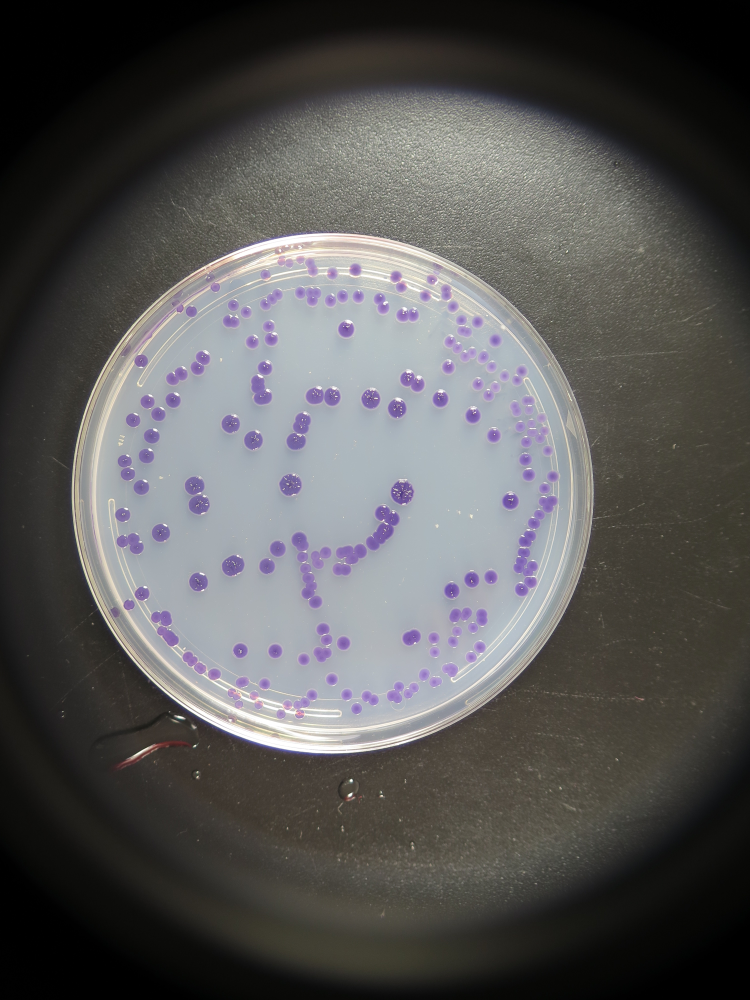
#> input picture photos/test.jpg, 3000 x 4000 px, found by its file name (shown at 1/4 size)
$ python using_scikit_image.py
#> lines starting #> are read from the running program, lines starting #| are printed output that depends on the picture
from matplotlib import pyplot as plt
from skimage import data
from skimage.feature import blob_dog, blob_log, blob_doh
from math import sqrt
from skimage.color import rgb2gray

import numpy as np
import cv2

from PIL import Image
import sys
import os

mydir = os.path.expanduser("~/GitHub/Image-Analysis")

# Read image
image = cv2.imread(mydir + '/photos/test.jpg', cv2.IMREAD_COLOR)
#> image is the input picture: shape (4000, 3000, 3); mean B, G, R 86.3, 86.8, 87.8
image = cv2.resize(image, (0,0), fx=0.2, fy=0.2)
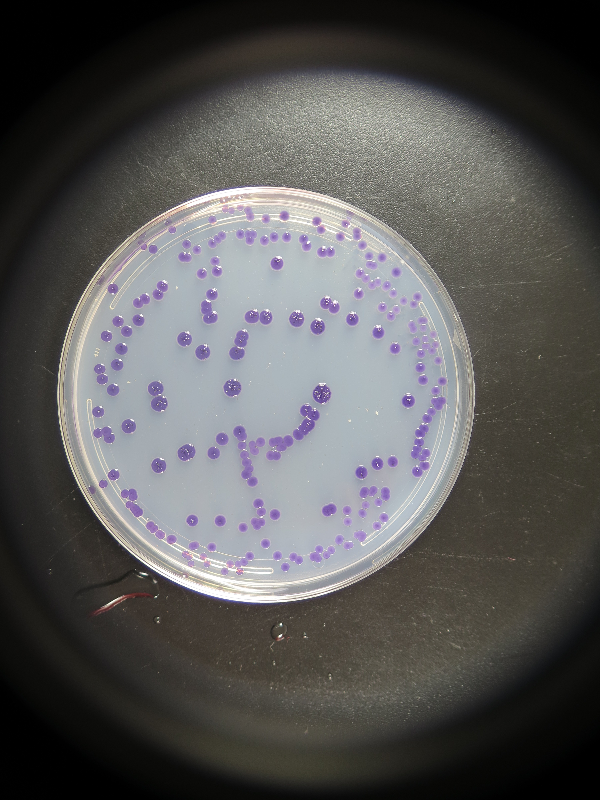
#> image: shape (800, 600, 3); mean B, G, R 86.3, 86.8, 87.8

#image = data.hubble_deep_field()[0:500, 0:500]
image_gray = rgb2gray(image)
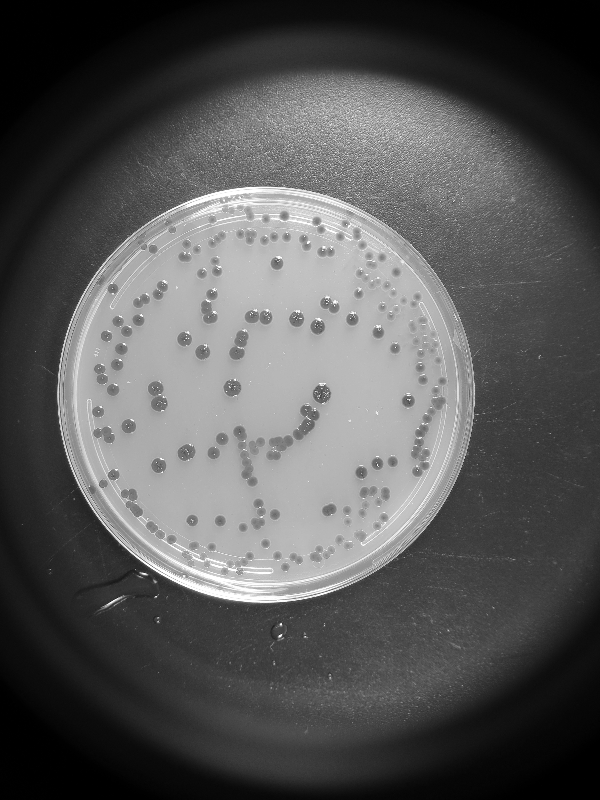
#> image_gray: shape (800, 600) float64; min 0, max 1, mean 0.34

blobs_log = blob_log(image_gray, max_sigma=30, num_sigma=10, threshold=.1)
#> blobs_log = 551 rows, first 8: [635, 280, 1], [624, 280, 1], [573, 143, 1], [602, 111, 1], [574, 145, 1], [596, 156, 1], [601, 113, 1], [603, 109, 1]
# Compute radii in the 3rd column.
blobs_log[:, 2] = blobs_log[:, 2] * sqrt(2)

blobs_dog = blob_dog(image_gray, max_sigma=30, threshold=.1)
#> blobs_dog = 203 rows, first 8: [635, 280, 1], [624, 280, 1], [574, 145, 1], [602, 111, 1], [601, 113, 1], [599, 116, 1], [596, 156, 1], [581, 181, 2.56]
blobs_dog[:, 2] = blobs_dog[:, 2] * sqrt(2)

blobs_doh = blob_doh(image_gray, max_sigma=30, threshold=.01)
#> blobs_doh = 38 rows, first 8: [469, 416, 1], [300, 327, 1], [346, 394, 1], [313, 266, 1], [291, 210, 1], [390, 225, 1], [207, 394, 1], [312, 251, 1]

blobs_list = [blobs_log, blobs_dog, blobs_doh]
colors = ['yellow', 'lime', 'red']

titles = ['Laplacian of Gaussian', 'Difference of Gaussian',
          'Determinant of Hessian']

sequence = zip(blobs_list, colors, titles)

for blobs, color, title in sequence:
    fig, ax = plt.subplots(1, 1)
    ax.set_title(title)
    ax.imshow(image, interpolation='nearest')

    for blob in blobs:
        y, x, r = blob
        c = plt.Circle((x, y), r, color=color, linewidth=2, fill=False)
        ax.add_patch(c)
#> this loop made 3 passes
#> (color, title) on passes 1 to 3: ('yellow', 'Laplacian of Gaussian'), ('lime', 'Difference of Gaussian'), ('red', 'Determinant of Hessian')

plt.show()
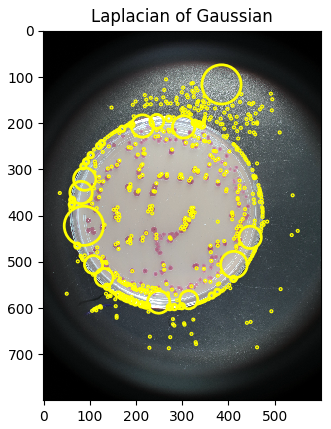
#> figure drawn by matplotlib, 1 panel; B, G, R data is drawn as R, G, B
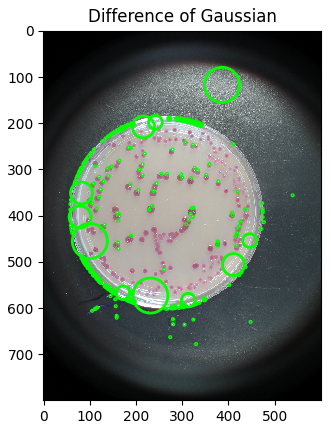
#> figure drawn by matplotlib, 1 panel; B, G, R data is drawn as R, G, B
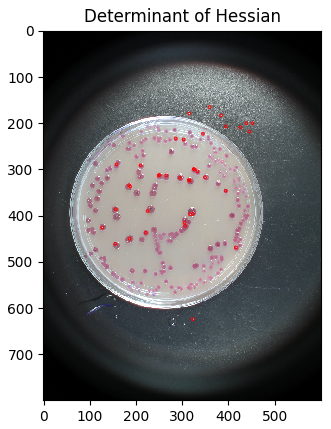
#> figure drawn by matplotlib, 1 panel; B, G, R data is drawn as R, G, B
